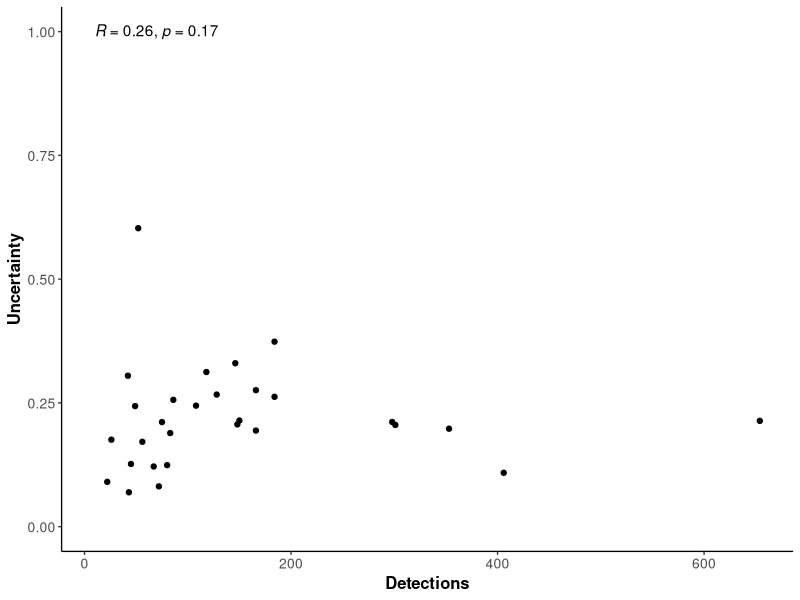

Here is the R script that generated this plot: (Note: this script raises an error after producing the figure.)
## ---- chunk 1
knitr::opts_chunk$set(echo = TRUE)
## ---- chunk 2
library(ggplot2)
library(ggpubr)
library(cowplot)
library(dplyr)
## ---- chunk 3
df <- read.csv("../data/ci_decades.csv", sep=",", header = TRUE)

## ---- chunk 4
Detections<-df %>%                              
  group_by(Species) %>%                         
  summarise(Obs=sum(Detections), Uncertainty=median(SD.breadth))
## ---- chunk 5
(Obs<- ggplot(aes(y=Uncertainty, x=Obs), data = Detections)+ 
   geom_point() +
   theme_classic(base_size = 10) +
   stat_cor(method="spearman", label.x=10, label.y=1) +
   ylim(0,1)+
   ylab("Uncertainty") +
   xlab("Detections") + 
   theme(legend.title = element_blank(),
         legend.position = "none",
         legend.text = element_text(face = "italic"), 
         panel.border = element_blank(),
         panel.grid.major = element_blank(),
         panel.grid.minor = element_blank(),
         # Change axis line
         axis.line = element_line(colour = "black"),
         #legend.position = "none",
         axis.text=element_text(size=10),
         axis.title=element_text(size=12,face="bold")) +
   guides(fill=guide_legend(keywidth=0.4,
         keyheight=0.1,
         default.unit="inch")
 ))
## ---- chunk 6
(Occ<- ggplot(aes(y=Uncertainty, x=Occ), data = Occupancy)+ 
   geom_point() +
   geom_smooth(colour = "black", method = lm, formula = y ~ x + I(x^2), se = FALSE) +
   theme_classic(base_size = 10) +
   stat_cor(method="spearman", label.x=0, label.y=1) +
   ylim(0,1)+
   ylab("") +
   xlab("Occupancy") + 
   theme(legend.title = element_blank(),
         legend.position = "none",
         legend.text = element_text(face = "italic"), 
         panel.border = element_blank(),
         panel.grid.major = element_blank(),
         panel.grid.minor = element_blank(),
         # Change axis line
         axis.line = element_line(colour = "black"),
         #legend.position = "none",
         axis.text=element_text(size=10),
         axis.title=element_text(size=12,face="bold")) +
   guides(fill=guide_legend(keywidth=0.4,
         keyheight=0.1,
         default.unit="inch")
 ))
## ---- chunk 7

(tp<- ggplot(aes(y=Uncertainty, x=Decade), data = Decade)+ 
   geom_point() +
   theme_classic(base_size = 10) +
   stat_cor(method="spearman", label.x=1, label.y=1) +
   ylim(0,1)+
   ylab("") +
   xlab("Decade") + 
   scale_x_continuous(breaks = seq(1, 12, by = 1), labels=c("1" = "1900-1909", "2" = "", "3" = "", "4" = "", "5" = "", "6" = "1950-1959", "7" = "", "8" = "", "9" = "", "10" = "", "11" = "2000-2009", "12" = "" )) +
   theme(legend.title = element_blank(),
         legend.text = element_text(face = "italic"), 
         panel.border = element_blank(),
         panel.grid.major = element_blank(),
         panel.grid.minor = element_blank(),
         # Change axis line
         axis.line = element_line(colour = "black"),
         legend.position = "none",
         axis.text=element_text(size=10),
         axis.title=element_text(size=12,face="bold")) +
   guides(fill=guide_legend(keywidth=0.4,
         keyheight=0.1,
         default.unit="inch")
 ))
## ---- chunk 8
png("FigS7.png", width = 1100, height = 350)
plot_grid(Obs, Occ, tp, ncol=3, align="v", labels = c("a)", "b)", "c)"))
dev.off()

FigS7<-plot_grid(Obs, Occ, tp, ncol=3, align="v", labels = c("a)", "b)", "c)"))

ggsave("FigS7.pdf", width = 248, height = 88, units = c("mm"), dpi = 600, limitsize = TRUE)
